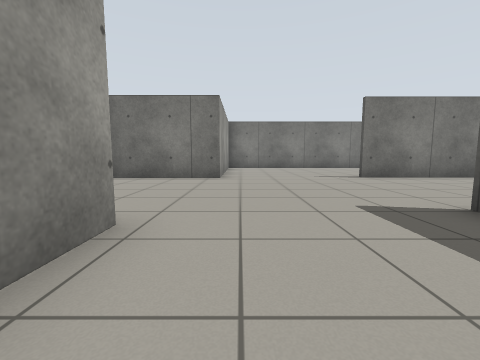
View 1 (above)

16 first-person views from a walk through a Gazebo world. The camera is 0.72 m above the floor, tilts 6° down and sees 90° across. The floor is counted in squares, 1 m on a side. Each view is taken from the middle of a square. On the plan, view 1 faces up. The plan holds only what a view shows up to about 9 squares ahead; the rest is blank. The robots in the file are not drawn.

View 2
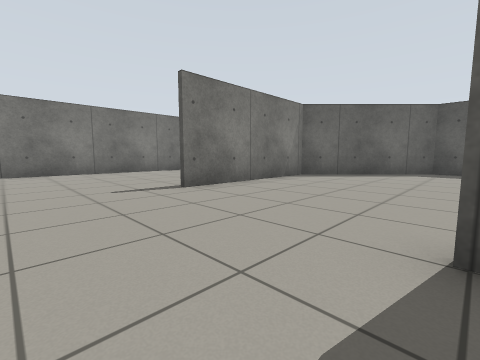

View 3
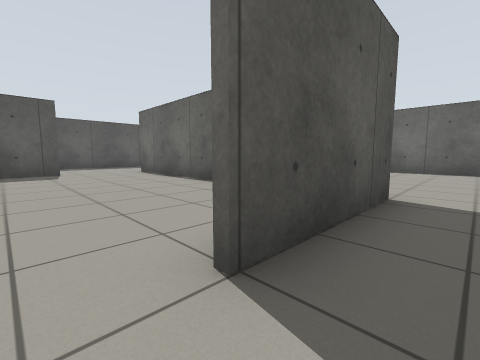

View 4
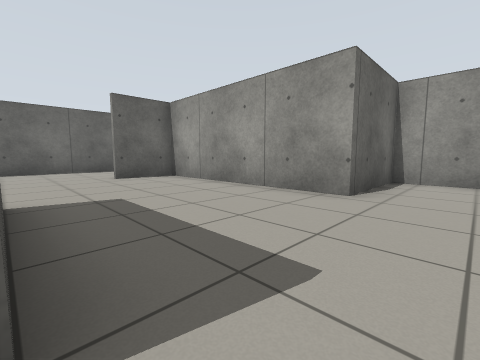

View 5
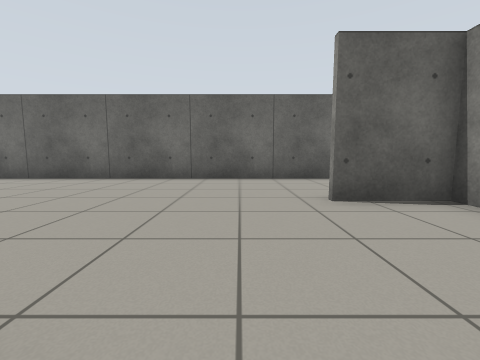

View 6
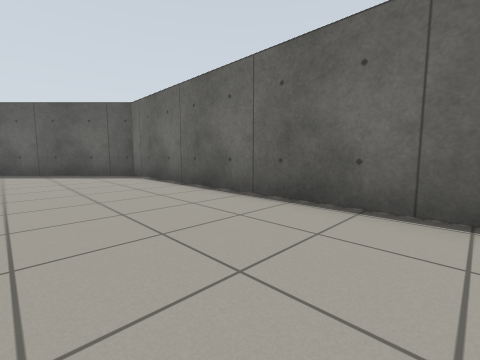

View 7
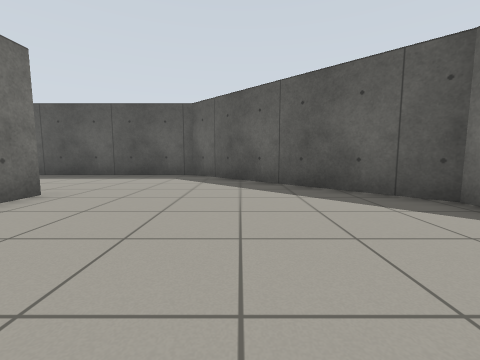

View 8
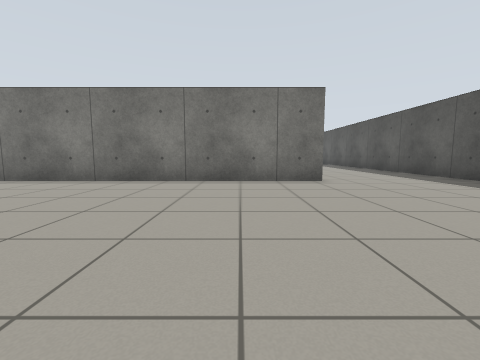

View 9
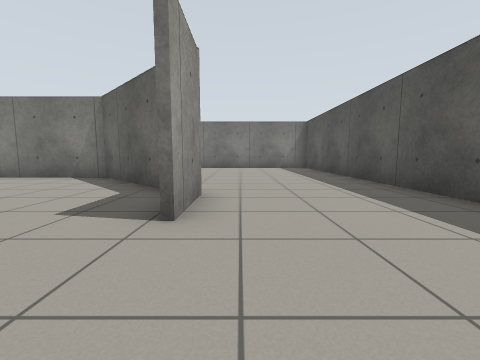

View 10
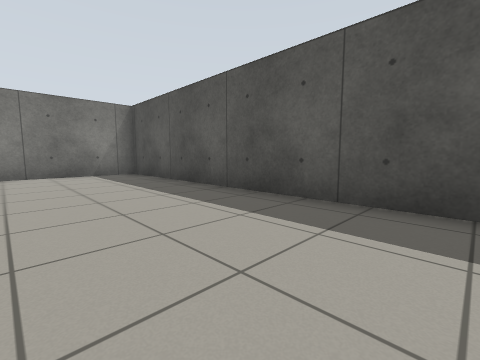

View 11
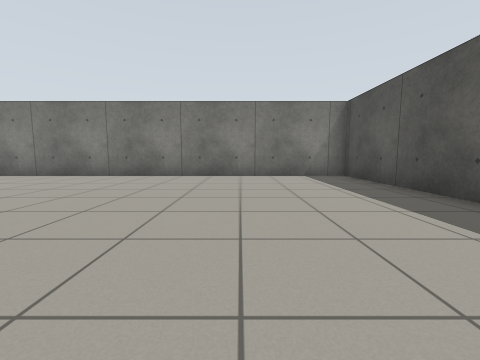

View 12
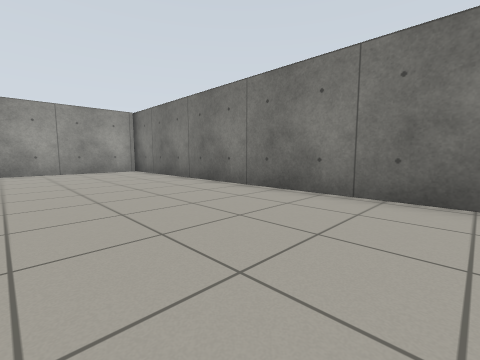

View 13
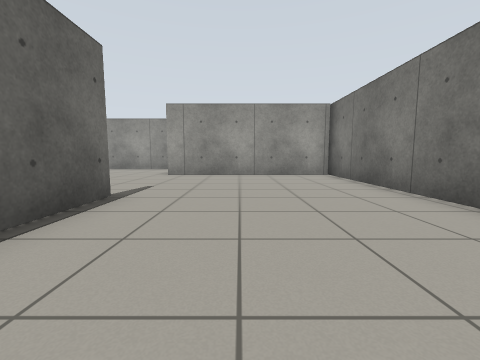

View 14
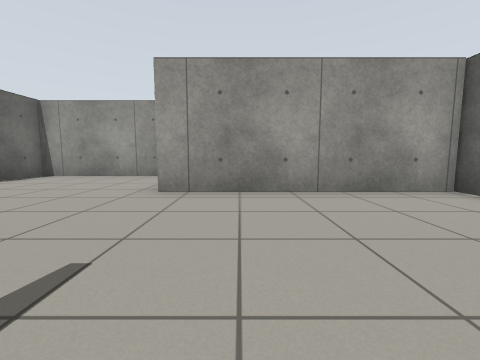

View 15
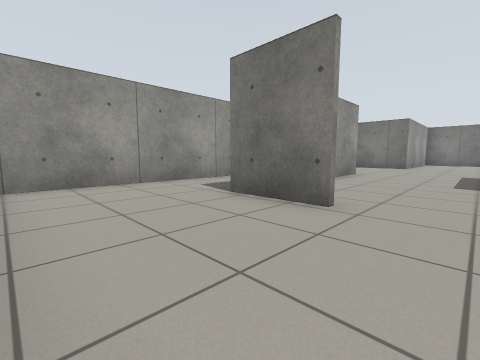

View 16
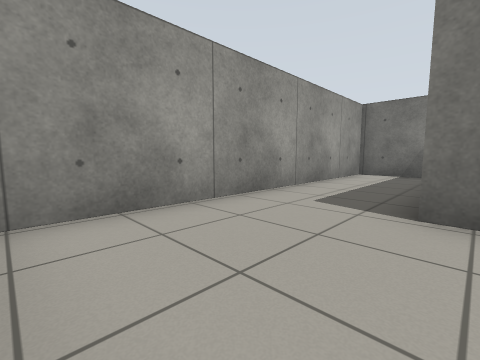

### Floor plan
Points are (right, up) in squares from view 1. A wall is a line through its corners. A room is listed if a view was taken in it or the views show most of it. See-through windows are left out.
Room 1 (views 1, 2, 3, 4, 5, 6, 7, 8, 9, 10, 11, 12, 13, 14, 15, 16)
walls: (7.4, -0.3) (10.7, -0.3); (12.1, 2.5) (12.1, 4.2) (8.8, 7.6) (3.8, 7.6); (3, -0.5) (3, 3.1); (12.3, 4.2) (12.3, 2.5); (3.8, 7.7) (5.9, 7.7); (12.4, -0.4) (3.4, -0.4); (-2.2, 2.3) (-4.1, 2.3); (0.6, -3.8) (-1.5, -3.8); (-4.1, 2.4) (-1.3, 2.4) (-1.3, -3.7) (0.6, -3.7); (-4.1, 6.3) (-4.1, -7.1); (-0.6, 13.3) (-0.6, 7.4) (-4, 7.4); (-0.9, -7.3) (11.6, -7.3) (16.6, -2.3) (16.6, 13.2) (-0.9, 13.2)

Where each view was taken, in squares from view 1:
view 1: 0 up, 0 right, facing up
view 2: 3 up, 1 right, facing up-right
view 3: 4 up, 2 right, facing down-right
view 4: 4 up, 3 right, facing down-left
view 5: 0 up, 2 right, facing down
view 6: 4 down, 3 right, facing down-right
view 7: 4 down, 8 right, facing right
view 8: 7 down, 10 right, facing up
view 9: 0 up, 13 right, facing up
view 10: 4 up, 13 right, facing up-right
view 11: 5 up, 13 right, facing up
view 12: 9 up, 10 right, facing up-left
view 13: 10 up, 8 right, facing left
view 14: 9 up, 4 right, facing left
view 15: 7 down, 2 right, facing up-left
view 16: 7 down, 1 left, facing up-left
